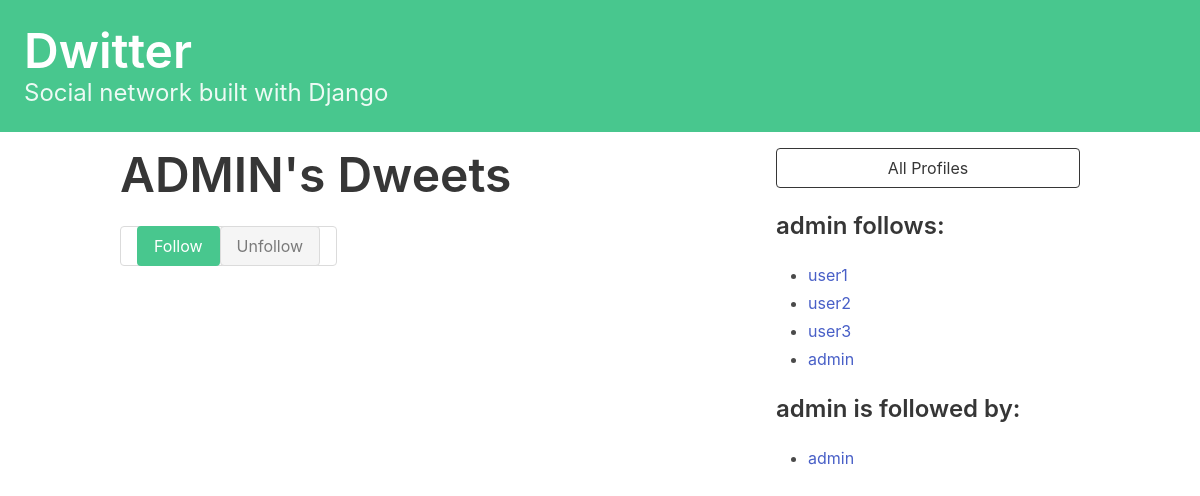
/profile/32, run on the app's committed database.
### dwitter/models.py (models this page shows)
class Profile(models.Model):
	user= models.OneToOneField(User, on_delete=models.CASCADE)
	follows=models.ManyToManyField(
		'self', related_name="followed_by", symmetrical=False, blank=True
	)
	def __str__(self):
		return self.user.username

### dwitter/views.py (the view, shortened to what this page needs)
# urls.py: path('profile/<int:pk>', profile, name='profile'),
def profile(request, pk):
    profile = Profile.objects.get(pk=pk)
    return render(request, "dwitter/profile.html", {"profile": profile})

### dwitter/templates/dwitter/profile.html (shortened to what this page needs)
{% extends 'base.html' %}
{% block content %}
<div class="column">
    <div class="block">
    <h1 class="title is-1">
        {{profile.user.username|upper}}'s Dweets
    </h1>
    <form method="post">
        <div class='button has-addons'>
            {% if profile in user.profile.follows.all %}
                <button class='button is-success is-static'>Follow</button>
                <button class='button is-danger' name='follow' value='unfollow'>Unfollow</button>
            {% else %}
                <button class='button is-success' name='follow' value='follow'>Follow</button>
                <button class='button is-danger is-static'>Unfollow</button>
            {% endif %}
        </div>
    </form>
    </div>
</div>
<div class="column is-one-third">
    <div class="block">
        <a href="{% url 'dwitter:profile_list' %}">
            <button class="button is-dark is-outlined is-fullwidth">
                All Profiles
            </button>
        </a>
    </div>
    <div class="block">
        <h3 class="title is-4">
            {{profile.user.username}} follows:
        </h3>
        <div class="content">
            <ul>
            {% for following in profile.follows.all %}
                <li>
                    <a href="{% url 'dwitter:profile' following.id %}">
                        {{ following }}
                    </a>
                </li>
            {% endfor %}
            </ul>
        </div>
    </div>
    <div class="block">
        <h3 class="title is-4">
            {{profile.user.username}} is followed by:
        </h3>
        <div class="content">
            <ul>
            {% for follower in profile.followed_by.all %}
                <li>
                    <a href="{% url 'dwitter:profile' follower.id %}">
                        {{ follower }}
                    </a>
                </li>
            {% endfor %}
            </ul>
        </div>
    </div>
</div>
{% endblock content %}

### data on the page
Profile: user.username "ADMIN", user.username "admin"
Profile: user.username "user1"
Profile: user.username "user2"
Profile: user.username "user3"
